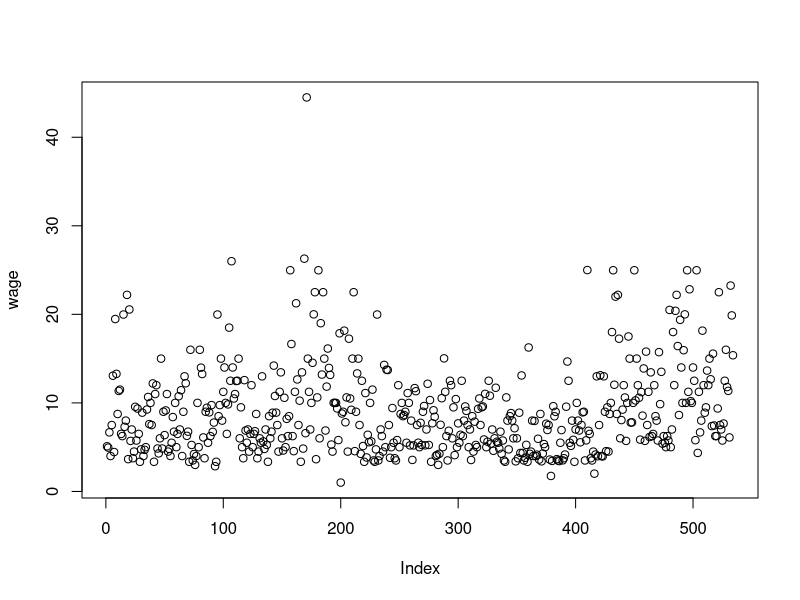
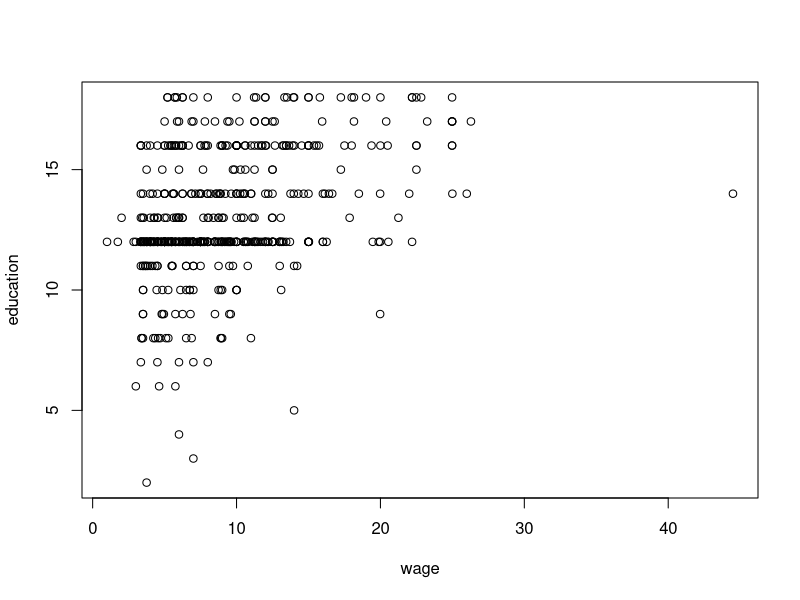
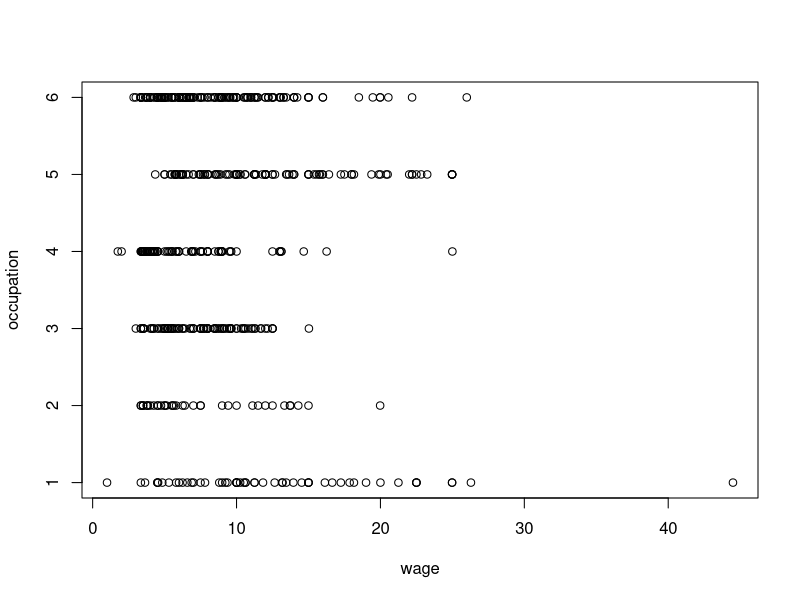
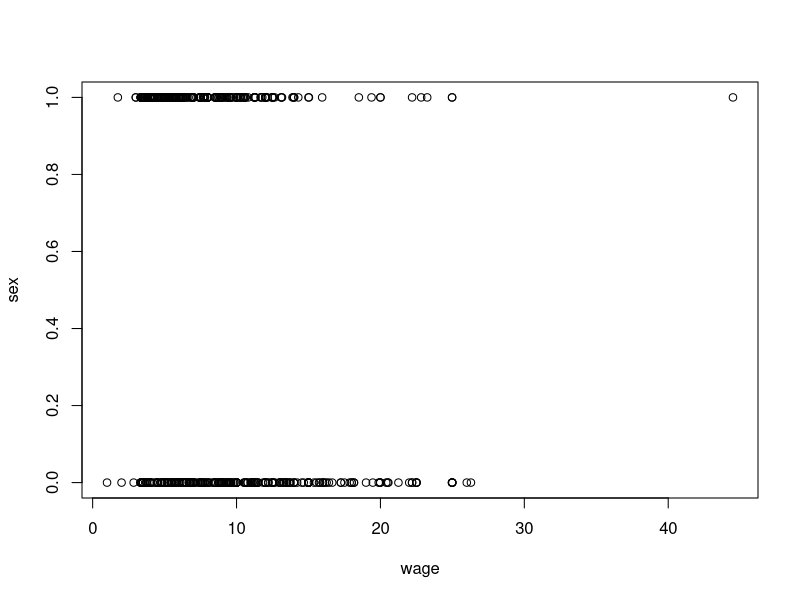

Here is the R script that generated these plots, in order:

print("Homework 1: Part 1 (Linear Regression)")
print("Task 1. Data Exploration")
print("a. Read the dataset description, and load the data from the file.")
cps_data <- read.delim("cps_data.txt", header=FALSE)


print("b. Plot a histogram of the WAGE variable. What is the mean, median, minimum and maximum WAGE present in the dataset? Is the WAGE data skewed?")


wage = cps_data[,6]
education = cps_data[,1]
plot(wage)
message("wage mean: ", mean(wage))
message("wage minimum: ", min(wage))
message("wage maximum: ", max(wage))
message("wage median: ", median(wage))
message("wage date is skewed")

# print("c. Plot the WAGE vs. EDUCATION. Comment briefly on any observed trends")
plot(wage, education)
message("Comment: From the plotted graph, one may conclude 2 points. First, high education level does not translate to high wage. Second, people with high education have better opportunity to have a high wage.")


# print("d. Create box plots of the WAGE vs. OCCUPATION and WAGE vs. SEX. What are your observations?")
occupation = cps_data[,9]
sex = cps_data[,3]
plot(wage, occupation)
plot(wage, sex)
message("WAGE vs. OCCUPATION: Two kinds of occupation, management and professional have more even distribution of wage than other occupations.")
message("WAGE vs. SEX: Male has better opportunity to get a higher wage than a female")


message("e. Excluding WAGE, which two variables have the highest correlation?")



# lapply(mget(ls()), dim)